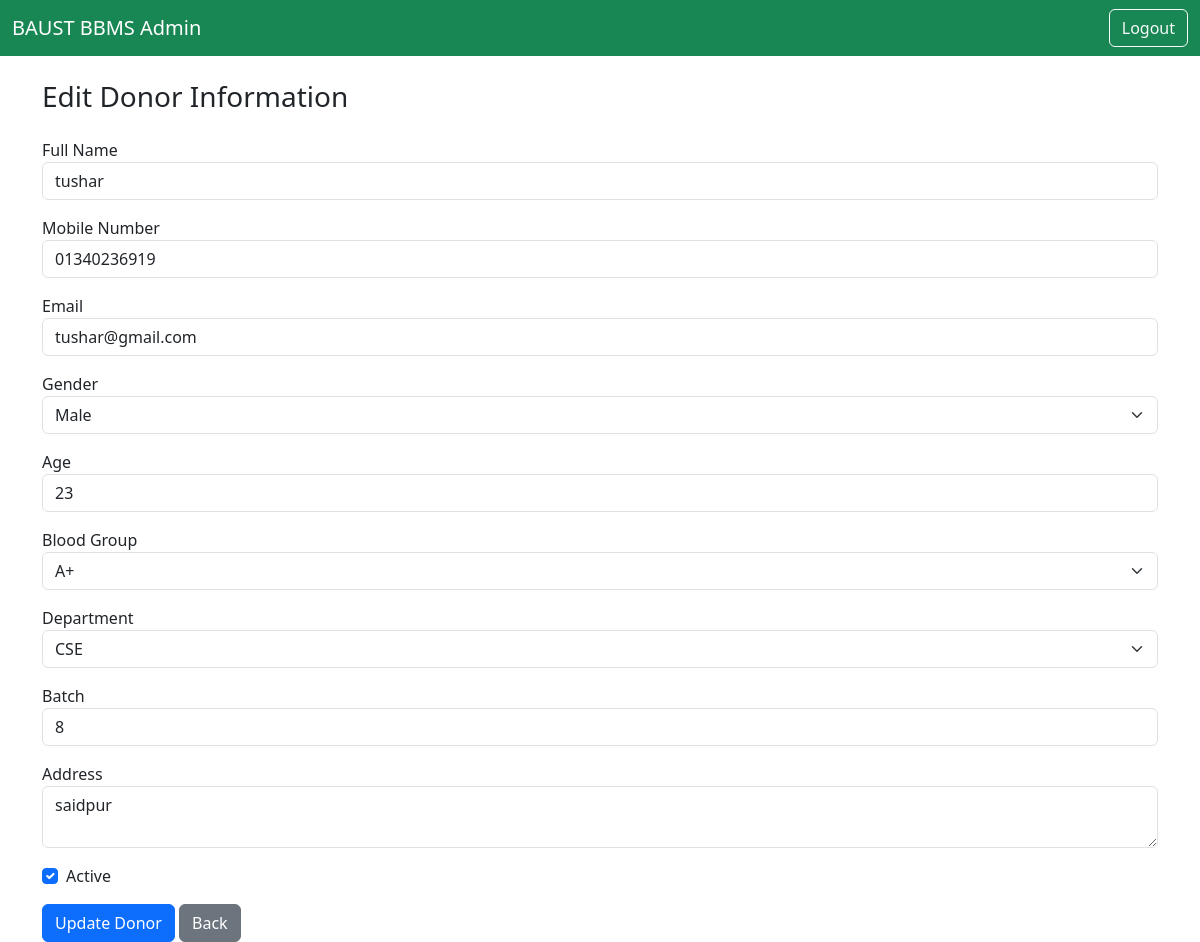
The app's page /edit-donor.php?id=3 (signed in) with its own data.
### tables this page shows
CREATE TABLE `tblblooddonars` (
  `id` int(11) NOT NULL,
  `FullName` varchar(100) DEFAULT NULL,
  `MobileNumber` varchar(20) DEFAULT NULL,
  `Emailid` varchar(100) DEFAULT NULL,
  `Gender` varchar(10) DEFAULT NULL,
  `Age` int(11) DEFAULT NULL,
  `BloodGroup` varchar(5) DEFAULT NULL,
  `Address` text,
  `Message` text,
  `PostingDate` date DEFAULT NULL,
  `Status` int(11) DEFAULT NULL,
  `Password` varchar(255) DEFAULT NULL,
  `Batch` varchar(20) DEFAULT NULL,
  `Department` varchar(50) DEFAULT NULL,
  `ProfileImage` varchar(255) DEFAULT 'uploads/default.png'
);

CREATE TABLE `tblbloodgroup` (
  `id` int(11) NOT NULL,
  `BloodGroup` varchar(10) NOT NULL,
  `PostingDate` datetime DEFAULT CURRENT_TIMESTAMP
);

CREATE TABLE `tblbaustdpts` (
  `id` int(11) NOT NULL,
  `Department` varchar(100) NOT NULL
);

### edit-donor.php (the view, shortened to what this page needs)
<?php
include '../includes/dbconnect.php';
$donor_id = intval($_GET['id']);
$sql = "SELECT * FROM tblblooddonars WHERE id = ?";
$stmt = $conn->prepare($sql);
$stmt->bind_param("i", $donor_id);
$stmt->execute();
$result = $stmt->get_result();
$donor = $result->fetch_assoc();
$bloodGroups = $conn->query("SELECT * FROM tblbloodgroup");
$departments = $conn->query("SELECT * FROM tblbaustdpts");
?>
<!DOCTYPE html>
<html lang="en">
<head>
  <link href="https://cdn.jsdelivr.net/npm/bootstrap@5.3.0/dist/css/bootstrap.min.css" rel="stylesheet">
</head>
<body>
<nav class="navbar navbar-dark bg-success">
  <div class="container-fluid">
    <a class="navbar-brand" href="index.php">BAUST BBMS Admin</a>
    <a href="admin-logout.php" class="btn btn-outline-light">Logout</a>
  </div>
</nav>
<div class="container mt-4">
  <h3 class="mb-4">Edit Donor Information</h3>
  <form method="POST">
    <div class="mb-3">
      <label>Full Name</label>
      <input type="text" name="fullname" class="form-control" required value="<?= htmlspecialchars($donor['FullName']) ?>">
    </div>
    <div class="mb-3">
      <label>Mobile Number</label>
      <input type="text" name="mobileno" class="form-control" required value="<?= htmlspecialchars($donor['MobileNumber']) ?>">
    </div>
    <div class="mb-3">
      <label>Email</label>
      <input type="email" name="email" class="form-control" value="<?= htmlspecialchars($donor['Emailid']) ?>">
    </div>
    <div class="mb-3">
      <label>Gender</label>
      <select name="gender" class="form-select">
        <option value="Male" <?= $donor['Gender'] == 'Male' ? 'selected' : '' ?>>Male</option>
      </select>
    </div>
    <div class="mb-3">
      <label>Age</label>
      <input type="number" name="age" class="form-control" required value="<?= $donor['Age'] ?>">
    </div>
    <div class="mb-3">
      <label>Blood Group</label>
      <select name="bloodgroup" class="form-select" required>
        <?php while ($bg = $bloodGroups->fetch_assoc()): ?>
          <option value="<?= $bg['id'] ?>" <?= $bg['id'] == $donor['BloodGroup'] ? 'selected' : '' ?>>
            <?= $bg['BloodGroup'] ?>
          </option>
        <?php endwhile; ?>
      </select>
    </div>
    <div class="mb-3">
      <label>Department</label>
      <select name="department" class="form-select" required>
        <?php while ($dept = $departments->fetch_assoc()): ?>
          <option value="<?= $dept['id'] ?>" <?= $dept['id'] == $donor['Department'] ? 'selected' : '' ?>>
            <?= $dept['Department'] ?>
          </option>
        <?php endwhile; ?>
      </select>
    </div>
    <div class="mb-3">
      <label>Batch</label>
      <input type="text" name="batch" class="form-control" value="<?= htmlspecialchars($donor['Batch']) ?>">
    </div>
    <div class="mb-3">
      <label>Address</label>
      <textarea name="address" class="form-control"><?= htmlspecialchars($donor['Address']) ?></textarea>
    </div>
    <div class="form-check mb-3">
      <input class="form-check-input" type="checkbox" name="status" value="1" <?= $donor['Status'] ? 'checked' : '' ?>>
      <label class="form-check-label">Active</label>
    </div>
    <button type="submit" class="btn btn-primary">Update Donor</button>
    <a href="donor-list.php" class="btn btn-secondary">Back</a>
  </form>
</div>
</body>
</html>

### records on screen
tblblooddonars: fullname "tushar", mobileno "01340236919", email "tushar@gmail.com", gender "Male", age "23", bloodgroup "A+", department "CSE", batch "8", address "saidpur", Status "☑"
